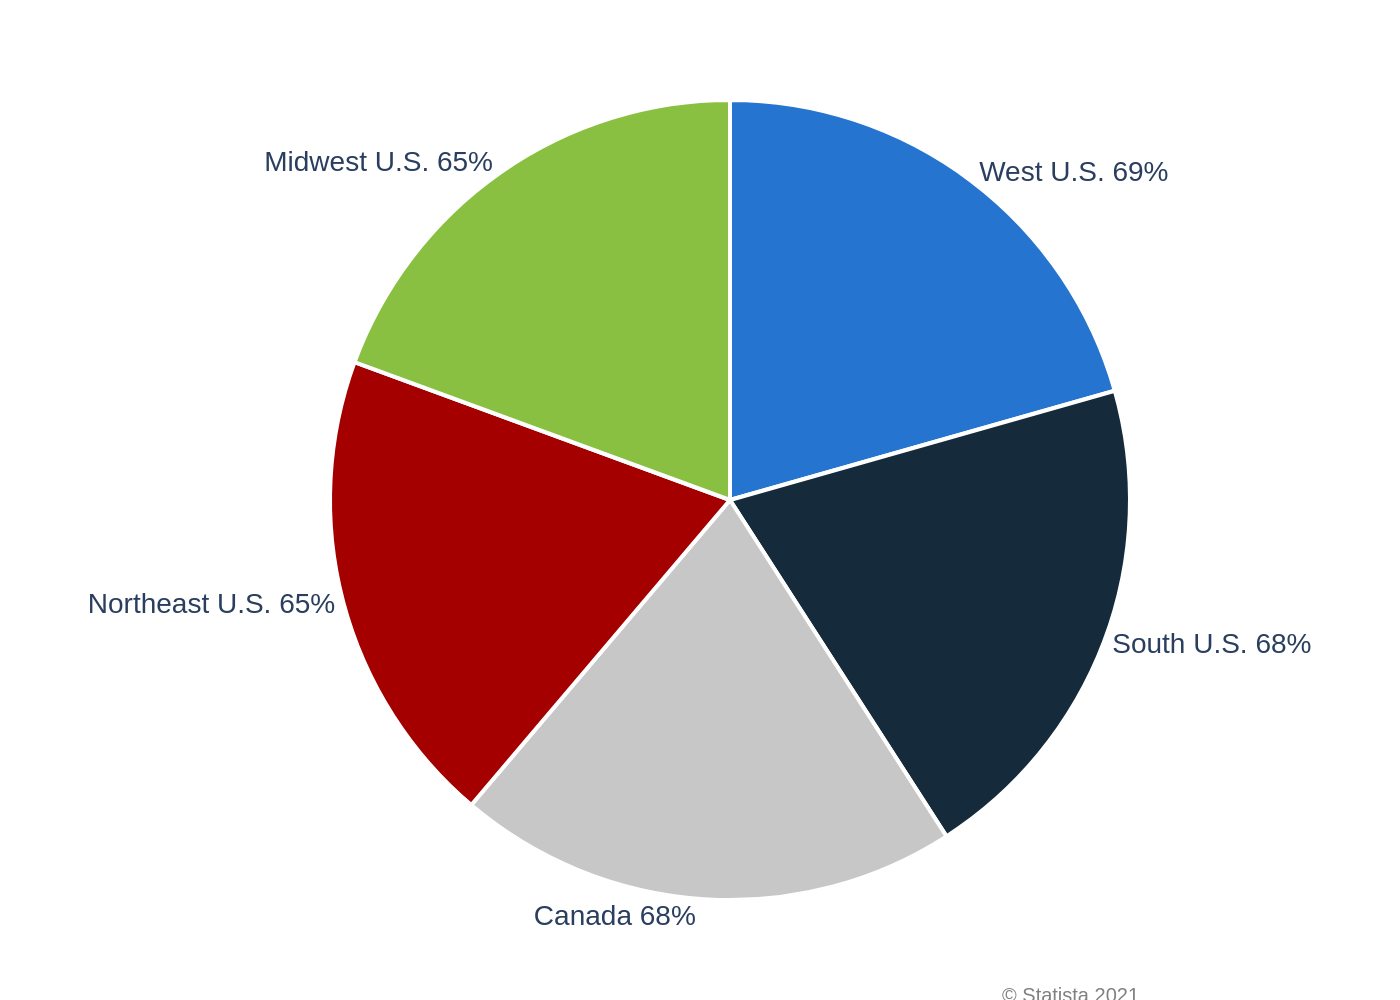

Write the Python code that produced this figure.
import sys
import json
import pathlib
import plotly.graph_objects as go

# Ensure a JSON file path is provided as a command-line argument
if len(sys.argv) != 2:
    print("Usage: python create_chart.py <path_to_json_file>")
    sys.exit(1)

# Define file paths from the command-line argument
json_path = pathlib.Path(sys.argv[1])
if not json_path.is_file():
    print(f"Error: File not found at {json_path}")
    sys.exit(1)
output_path = json_path.with_suffix(".png")

# Load data and configuration from the JSON file
try:
    with open(json_path, 'r', encoding='utf-8') as f:
        config = json.load(f)
except json.JSONDecodeError:
    print(f"Error: Invalid JSON format in {json_path}")
    sys.exit(1)

# Extract data for plotting
chart_data = config.get('chart_data', [])
texts = config.get('texts', {})
colors = config.get('colors', [])

labels = [item.get('category', '') for item in chart_data]
values = [item.get('value', 0) for item in chart_data]

# Create the pie chart trace
pie_trace = go.Pie(
    labels=labels,
    values=values,
    marker=dict(colors=colors, line=dict(color='#ffffff', width=2)),
    texttemplate='%{label} %{value}%',
    textposition='outside',
    hoverinfo='label+percent',
    sort=False,  # Preserve the original data order
    direction='clockwise'
)

# Initialize the figure
fig = go.Figure(data=[pie_trace])

# Combine title and subtitle
title_text = texts.get('title') or ''
subtitle_text = texts.get('subtitle') or ''
if subtitle_text:
    title_text = f"<b>{title_text}</b><br><sub>{subtitle_text}</sub>"
else:
    title_text = f"<b>{title_text}</b>"
    
# Combine source and note for annotation
source_text = texts.get('source') or ''
note_text = texts.get('note') or ''
if note_text:
    source_text = f"{source_text}<br>{note_text}"

annotations = []
if source_text:
    annotations.append(
        go.layout.Annotation(
            text=source_text,
            xref="paper",
            yref="paper",
            x=0.99,
            y=-0.1,
            xanchor='right',
            yanchor='top',
            showarrow=False,
            font=dict(family="Arial", size=10, color="grey")
        )
    )

# Configure the layout
fig.update_layout(
    title_text=title_text,
    title_x=0.5,
    showlegend=False,
    font=dict(family="Arial", size=14),
    margin=dict(l=100, r=100, t=50, b=50), # Add margins to prevent label clipping
    paper_bgcolor='white',
    plot_bgcolor='white',
    annotations=annotations
)

# Write the output image file
fig.write_image(output_path, scale=2)

print(f"Chart saved to {output_path}")
